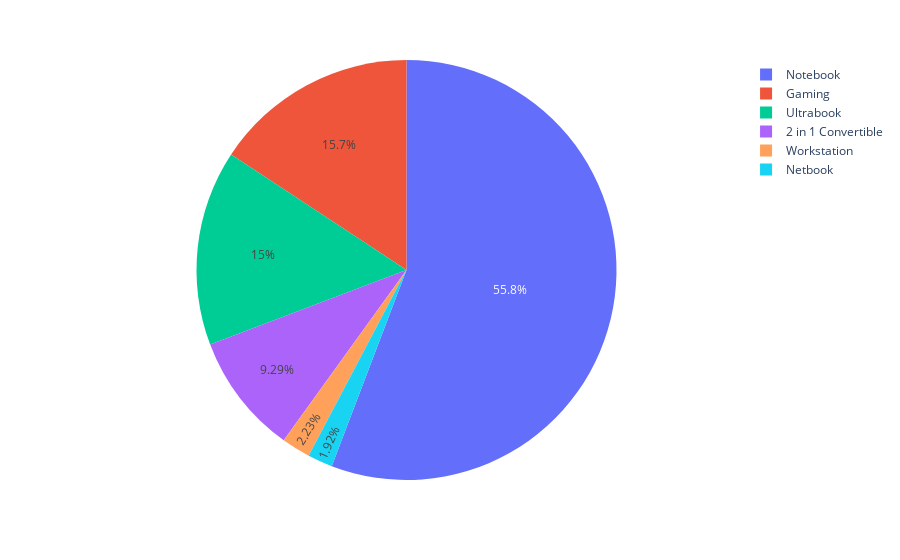

Notebook source saved alongside this figure:
### Code cell
plx.pie(data , names ="TypeName")

### Figure 1 — Plotly figure (JSON) as saved in the notebook; plotly's stock layout.template omitted (floating-point values rounded to 4 significant figures; data arrays with more than 128 entries replaced by an {"elided": "..."} marker saying what was removed)
{"data": [{"domain": {"x": [0, 1], "y": [0, 1]}, "hovertemplate": "TypeName=%{label}<extra></extra>", "labels": {"elided": "1303 str values"}, "legendgroup": "", "name": "", "showlegend": true, "type": "pie"}], "layout": {"legend": {"tracegroupgap": 0}, "margin": {"t": 60}}}
